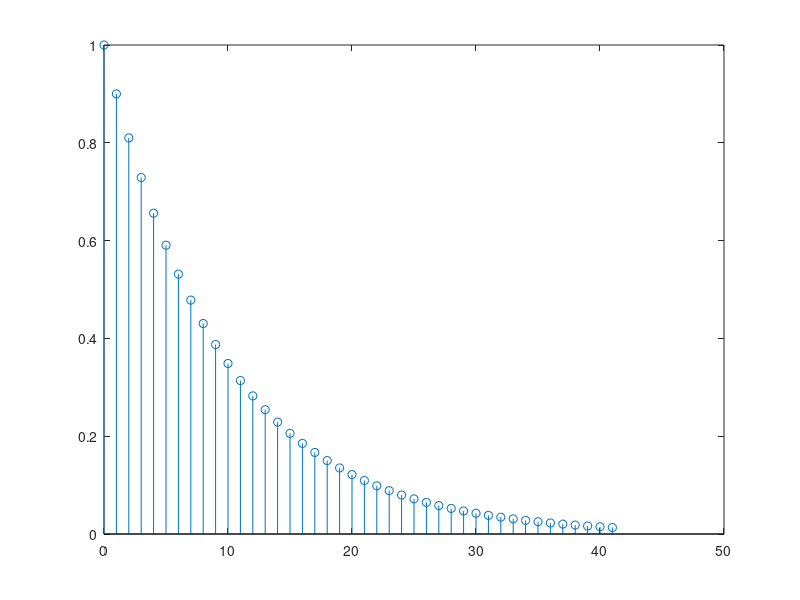

Write MATLAB code to recreate this figure.
close,clear,clc

N=42;
p=1;
d=[1 -0.9];
x=[1 zeros(1 , N-1)];  %using this technique from manual page 18.
y=filter(p , d , x);
k=0:N-1;
stem(k,y)
